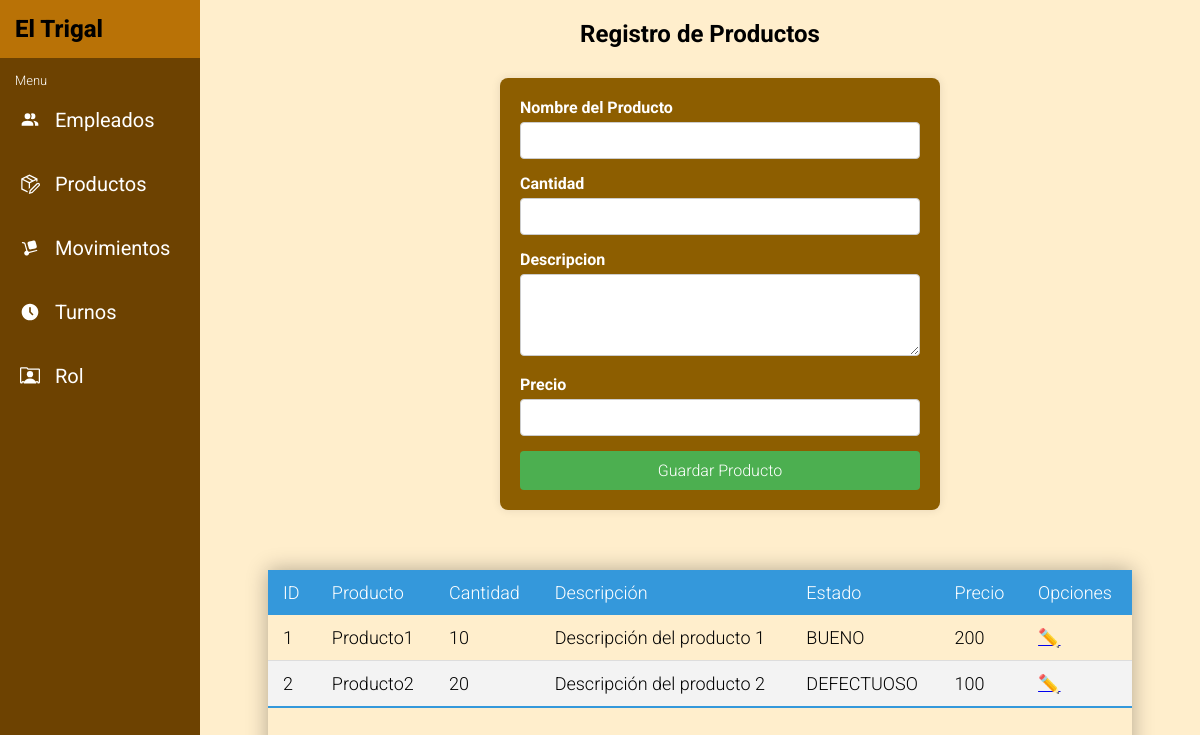
/php/layout/menu-productos.php (signed in), run on the app's committed database.
### tables this page shows
CREATE TABLE Producto (
    id_producto INT AUTO_INCREMENT PRIMARY KEY,
    nombre_producto VARCHAR(50),
    cantidad INT,
    descripcion TEXT,
    estado VARCHAR(20),
    Precio INT
);

### php/layout/menu-productos.php (the view, shortened to what this page needs)
<?php
include('../config/connection.php');
$query = "SELECT id_producto, nombre_producto, cantidad, descripcion, estado, Precio FROM Producto";
$result = $conn->query($query);
?>
<!DOCTYPE html>
<html lang="es">
<head>
  <link rel="stylesheet" href="../../css/menu.css">
  <link rel="stylesheet" href="../../css/menu-productos.css">
</head>
<body>
  <?php include '../components/menu.php' ?>
  <section>
    <h2>Registro de Productos</h2>
    <div class="productos-container">
      <form action="submit_product.php" method="POST">
        <div class="form-group">
          <label for="nombre">Nombre del Producto</label>
          <input type="text" id="nombre" name="nombre" required>
        </div>
        <div class="form-group">
          <label for="stock">Cantidad</label>
          <input type="number" id="stock" name="stock" min="0" required>
        </div>
        <div class="form-group">
          <label for="descripcion">Descripcion</label>
          <textarea id="descripcion" name="descripcion" rows="4" required></textarea>
        </div>
        <div class="form-group">
          <label for="price">Precio</label>
          <input type="number" id="price" name="price" min="0.01" step="0.01" required>
        </div>
        <button type="submit">Guardar Producto</button>
      </form>
    </div>
    <div class="table-container">
      <table class="styled-table">
        <thead>
          <tr>
            <th>ID</th>
            <th>Producto</th>
            <th>Cantidad</th>
            <th>Descripción</th>
            <th>Estado</th>
            <th>Precio</th>
            <th>Opciones</th>
          </tr>
        </thead>
        <tbody>
          <?php
          if ($result->num_rows > 0) {
            while ($row = $result->fetch_assoc()) {
              echo "<tr>";
              echo "<td>" . $row['id_producto'] . "</td>";
              echo "<td>" . $row['nombre_producto'] . "</td>";
              echo "<td>" . $row['cantidad'] . "</td>";
              echo "<td>" . $row['descripcion'] . "</td>";
              echo "<td>" . $row['estado'] . "</td>";
              echo "<td>" . $row['Precio'] . "</td>";
              echo "<td><a class='btn-editar' href='../layout/editar-producto.php?id=" . $row['id_producto'] . "'>✏️</a></td>";
              echo "</tr>";
            }
          } else {
            echo "<tr><td colspan='7'>No hay datos disponibles</td></tr>";
          }
          ?>
        </tbody>
      </table>
    </div>
  </section>
</body>
</html>

### css/menu.css (style rules this page uses)
* { font-family: "Roboto", sans-serif; font-weight: 300; font-style: normal; margin: 0; padding: 0; }

### css/menu-productos.css (style rules this page uses)
body { margin: 0; padding: 0; min-height: 100vh; background: #ffeecc; font-family: "Roboto", sans-serif; font-weight: 300; font-style: normal; }
section { padding: 20px; margin-left: 200px; min-height: 100vh; display: flex; flex-direction: column; justify-content: center; align-items: center; }
section h2 { font-weight: 700; }
.productos-container { width: 40%; min-width: 400px; color: white; margin: 30px; }
form { background-color: #8d5e00; padding: 20px; border-radius: 8px; box-shadow: 0 0 10px rgba(0, 0, 0, 0.1); width: 100%; display: flex; flex-direction: column; justify-content: center; align-items: center; }
.form-group { width: 100%; margin-bottom: 15px; }
.form-group label { display: block; margin-bottom: 5px; font-weight: bold; }
.form-group input[type="text"], .form-group input[type="number"] { width: 100%; padding: 10px; border: 1px solid #ccc; border-radius: 4px; box-sizing: border-box; }
.form-group textarea { width: 100%; padding: 10px; border: 1px solid #ccc; border-radius: 4px; box-sizing: border-box; resize: vertical; }
button { background-color: #4CAF50; color: white; padding: 10px 15px; border: none; border-radius: 4px; cursor: pointer; font-size: 16px; width: 100%; }
.table-container { width: 90%; max-width: 1000px; height: 300px; margin: 0 20px; overflow-x: auto; box-shadow: 0 0 20px rgba(0, 0, 0, 0.3); margin: 30px; }
.styled-table { width: 100%; border-collapse: collapse; font-size: 18px; text-align: left; }
.styled-table thead tr { background-color: #3498db; color: #ffffff; text-align: left; }
.styled-table th, .styled-table td { padding: 12px 15px; }
.styled-table tbody tr { border-bottom: 1px solid #dddddd; }
.styled-table tbody tr:nth-of-type(even) { background-color: #f3f3f3; }
.styled-table tbody tr:last-of-type { border-bottom: 2px solid #3498db; }

### data on the page
producto: id_producto "1", nombre_producto "Producto1", cantidad "10", descripcion "Descripción del producto 1", estado "BUENO", Precio "200"
producto: id_producto "2", nombre_producto "Producto2", cantidad "20", descripcion "Descripción del producto 2", estado "DEFECTUOSO", Precio "100"
